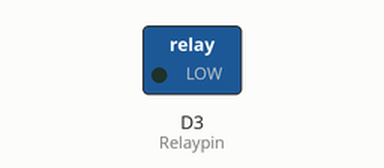
This sketch was run on a simulated ESP8266 (NodeMCU). Shown: switched loads named in the sketch (green lamp = pin HIGH).

Above: at 1.5 s.
At 4.5 s:
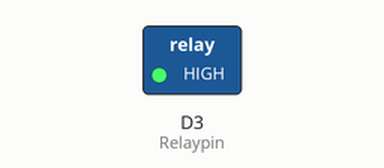
Timing chart, 0 to 7.8 s (numbered marks = the images above):
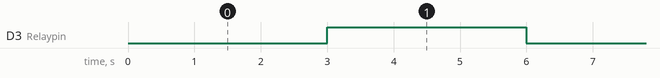

The sketch:

relay.ino
```cpp
int Relaypin= D3; // Define input pin for relay

void setup() {
  // put your setup code here, to run once:
pinMode(Relaypin, OUTPUT); // Define the Relaypin as output pin
}

void loop() {
  // put your main code here, to run repeatedly:
digitalWrite(Relaypin, LOW); // Sends high signal
delay(3000); // Waits for 1 second
digitalWrite(Relaypin, HIGH); // Makes the signal low
delay(3000); // Waits for 1 second
}
```

Measured:
- by itself, D3 (Relaypin): alternates HIGH for 3.0 s and LOW for 3.0 s
